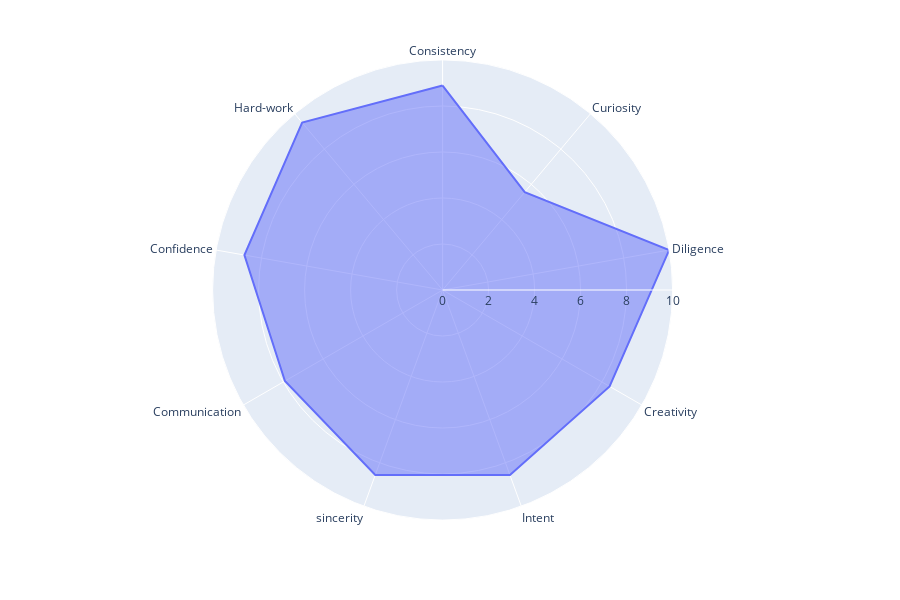

This figure's notebook cell:
### Code cell
import plotly.express as px


df = pd.DataFrame(dict(
    r=arr_type_percentage,
    theta=arr_type_name))
fig = px.line_polar(df, r='r', theta='theta', line_close=True)
fig.update_traces(fill='toself')
fig.show()
#df

fig.write_image("radar_plot.png")

### Figure 1 — Plotly figure (JSON) as saved in the notebook; plotly's stock layout.template omitted (floating-point values rounded to 4 significant figures)
{"data": [{"fill": "toself", "hoverlabel": {"namelength": 0}, "hovertemplate": "r=%{r}<br>theta=%{theta}", "legendgroup": "", "line": {"color": "#636efa", "dash": "solid"}, "mode": "lines", "name": "", "r": [8.889, 5.556, 10, 8.383, 8.562, 8.556, 7.917, 8.75, 9.5, 8.889], "showlegend": false, "subplot": "polar", "theta": ["Consistency", "Curiosity", "Diligence", "Creativity", "Intent", "sincerity", "Communication", "Confidence", "Hard-work", "Consistency"], "type": "scatterpolar"}], "layout": {"height": 600, "legend": {"tracegroupgap": 0}, "margin": {"t": 60}, "polar": {"angularaxis": {"direction": "clockwise", "rotation": 90}, "domain": {"x": [0, 0.98], "y": [0, 1]}}}}
